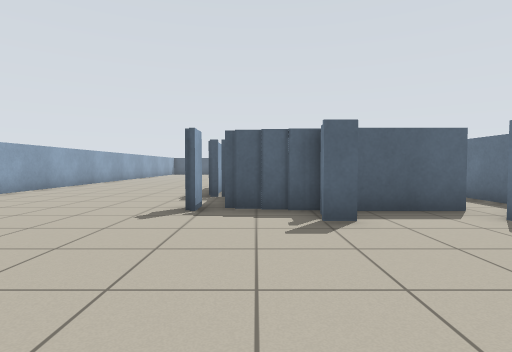
[1] (above)

24 first-person views from a walk through a robot-simulator world made for Stage. The camera is 0.83 m above the floor, tilts 2° down and sees 80° across. The lines on the ground mark 1 m squares. The floor is counted in squares, 1 m on a side. Each view is taken from the middle of a square. On the plan, view 1 faces up. The plan holds only what a view shows up to about 11 squares ahead; the rest is blank. The robots in the file are not drawn.

[2]
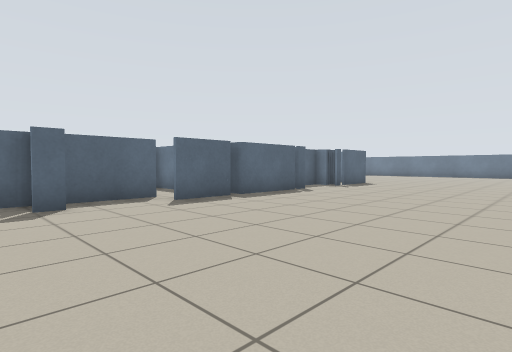

[3]
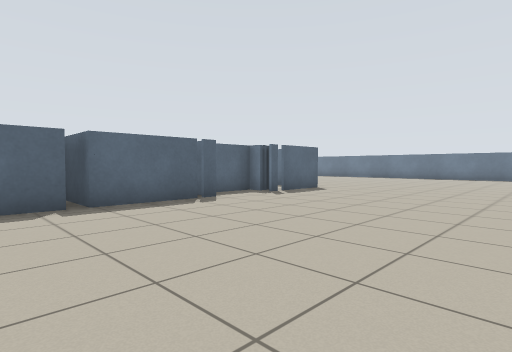

[4]
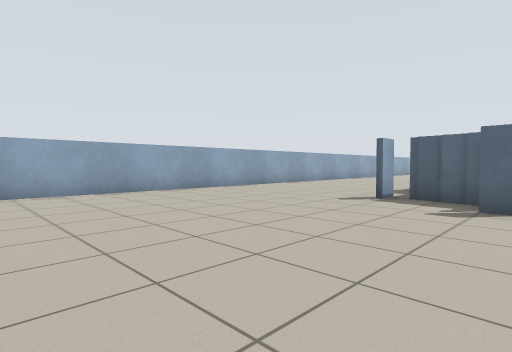

[5]
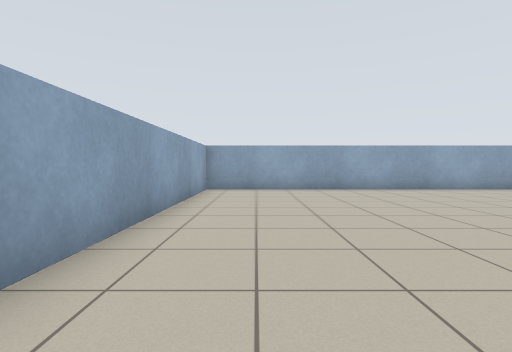

[6]
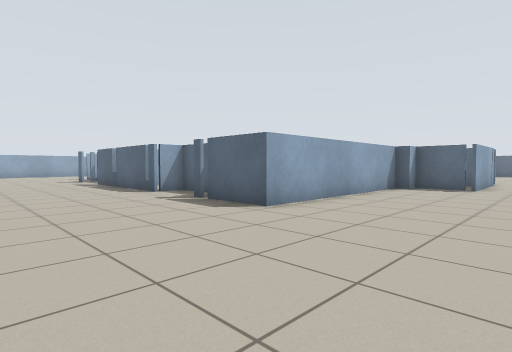

[7]
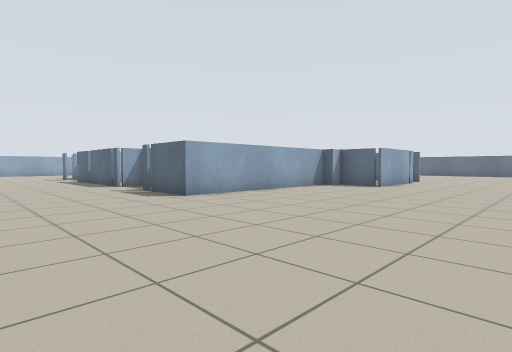

[8]
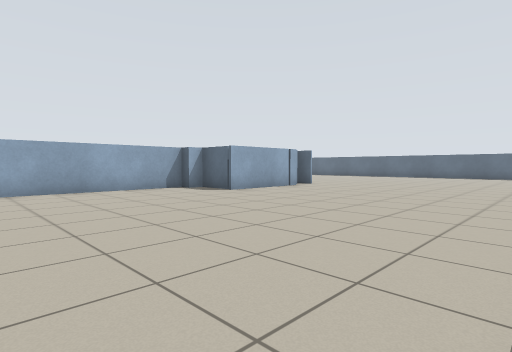

[9]
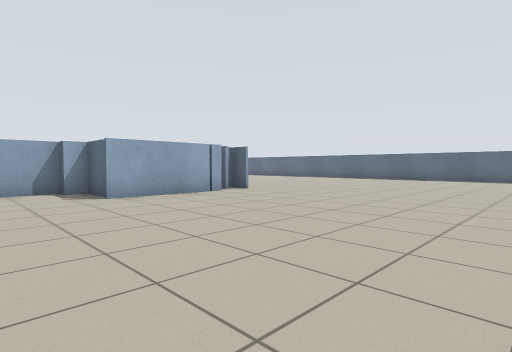

[10]
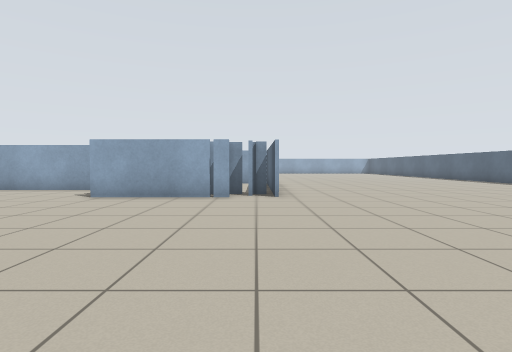

[11]
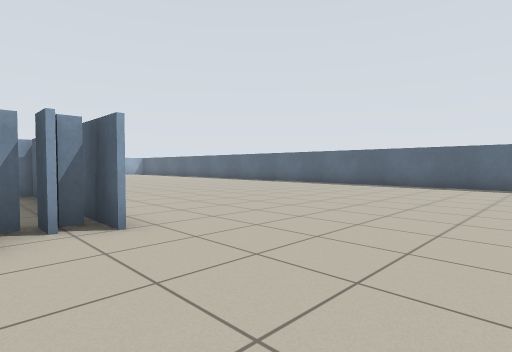

[12]
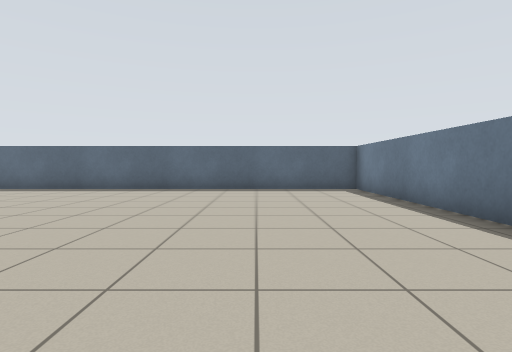

[13]
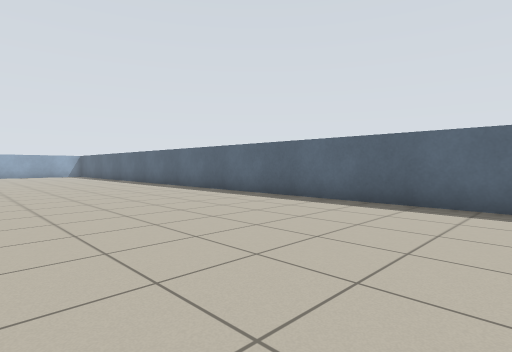

[14]
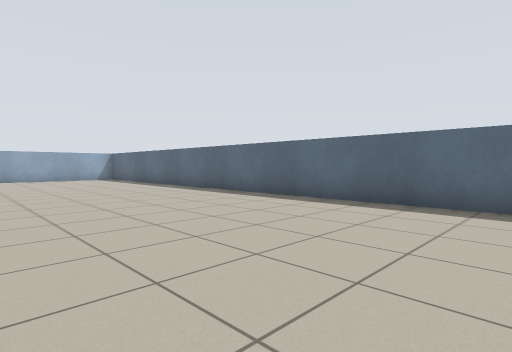

[15]
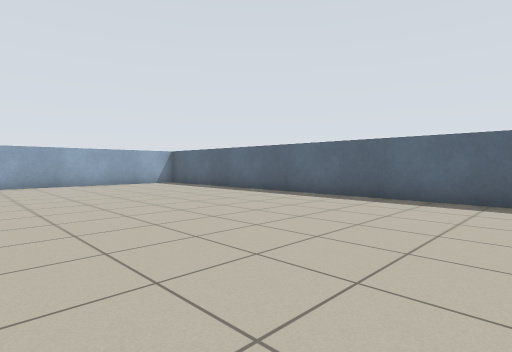

[16]
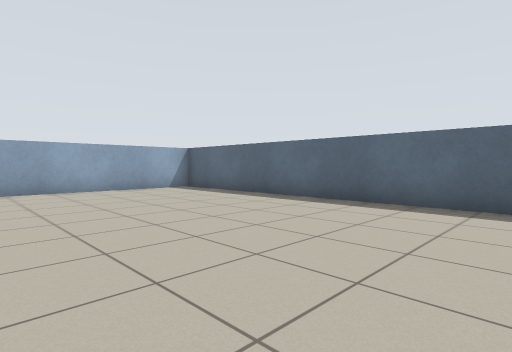

[17]
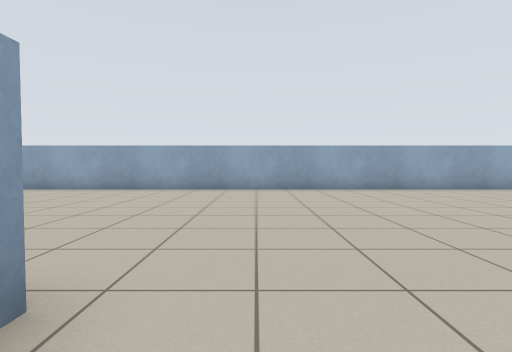

[18]
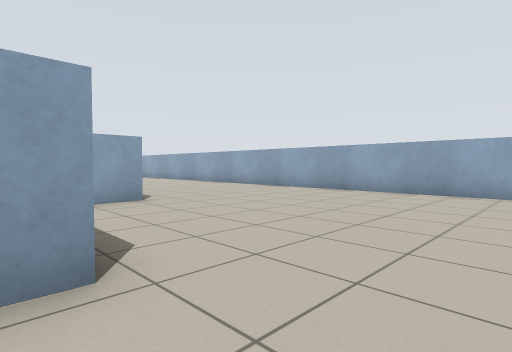

[19]
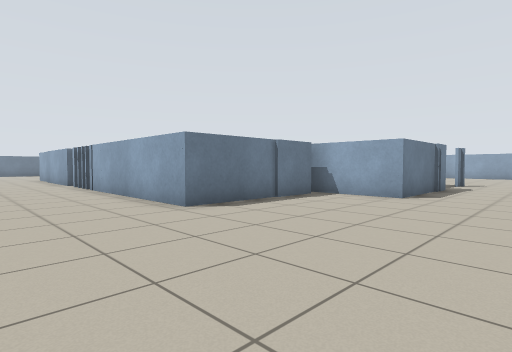

[20]
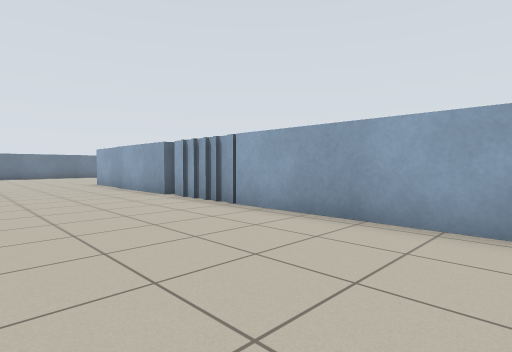

[21]
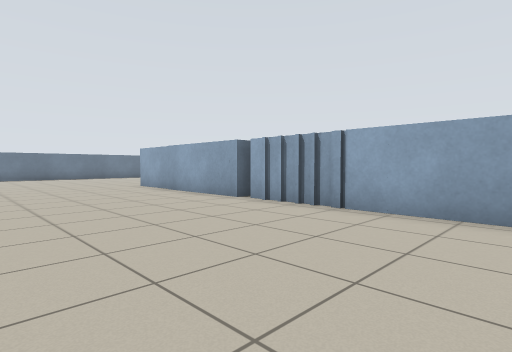

[22]
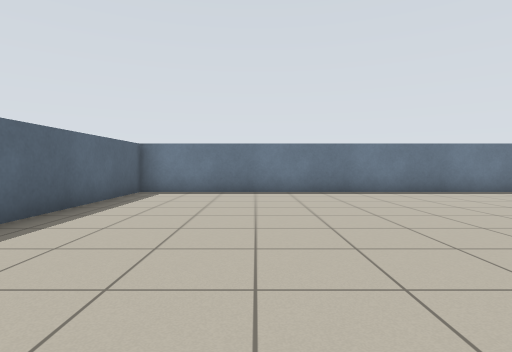

[23]
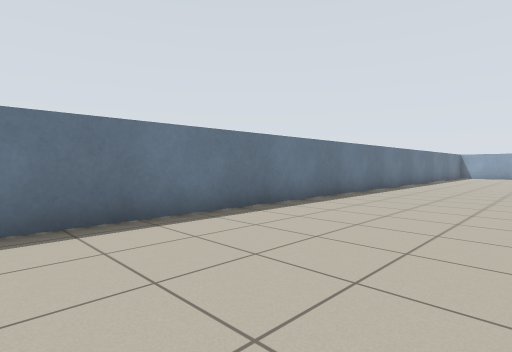

[24]
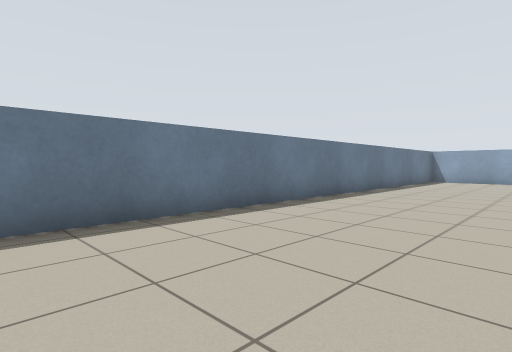

### Floor plan
Points are (right, up) in squares from view 1. A wall is a line through its corners. A room is listed if a view was taken in it or the views show most of it. See-through windows are left out.
Room 1 (views 1, 2, 3, 4, 5, 6, 7, 8, 9, 10, 11, 12, 13, 14, 15, 16, 17, 18, 19, 20, 21, 22, 23, 24)
walls: (10, 16.1) (10, 16.7) (14.1, 16.7); (15.3, 16.4) (15.3, 15.9); (16.1, 16.5) (13.1, 16.5); (16.1, 15.4) (16.1, 11.8) (14.3, 11.8) (14.3, 11.2); (13.8, 11.2) (13.8, 4.5) (11.8, 4.5); (1.3, 12.4) (1.3, 16.7) (9.6, 16.7); (11.8, 5) (11.2, 5) (11.2, 5.5) (9, 5.5) (9, 4.5) (5.9, 4.5); (3.9, 5.5) (1.6, 5.5); (11.6, 4.5) (11.1, 4.5); (5.6, 4.5) (3.8, 4.5); (-0.8, 8) (-1.2, 8); (-1.2, 8.4) (-1.2, 12) (1.6, 12); (1.2, 5.5) (0.5, 5.5); (0.6, 5.7) (-0.5, 5.7); (1.6, 4.5) (1, 4.5); (-7.4, 26.8) (-7.4, -2.7) (1, -2.7); (24.5, 2.9) (24.5, 27.6) (-6, 27.6)

Where each view was taken, in squares from view 1:
view 1: 0 up, 0 right, facing up
view 2: 2 down, 0 right, facing up-right
view 3: 2 down, 4 right, facing up-right
view 4: 2 down, 2 right, facing up-left
view 5: 1 down, 3 right, facing left
view 6: 0 up, 18 right, facing up-left
view 7: 0 up, 21 right, facing up-left
view 8: 5 up, 24 right, facing up-left
view 9: 9 up, 24 right, facing up-left
view 10: 16 up, 24 right, facing left
view 11: 15 up, 20 right, facing up-left
view 12: 17 up, 21 right, facing up
view 13: 21 up, 17 right, facing up-left
view 14: 21 up, 11 right, facing up-left
view 15: 20 up, 6 right, facing up-left
view 16: 21 up, 3 right, facing up-left
view 17: 18 up, 3 right, facing left
view 18: 19 up, 2 right, facing down-left
view 19: 20 up, 4 left, facing down-right
view 20: 21 up, 2 right, facing down-right
view 21: 22 up, 4 right, facing down-right
view 22: 24 up, 15 right, facing right
view 23: 20 up, 20 right, facing down-right
view 24: 14 up, 20 right, facing down-right
